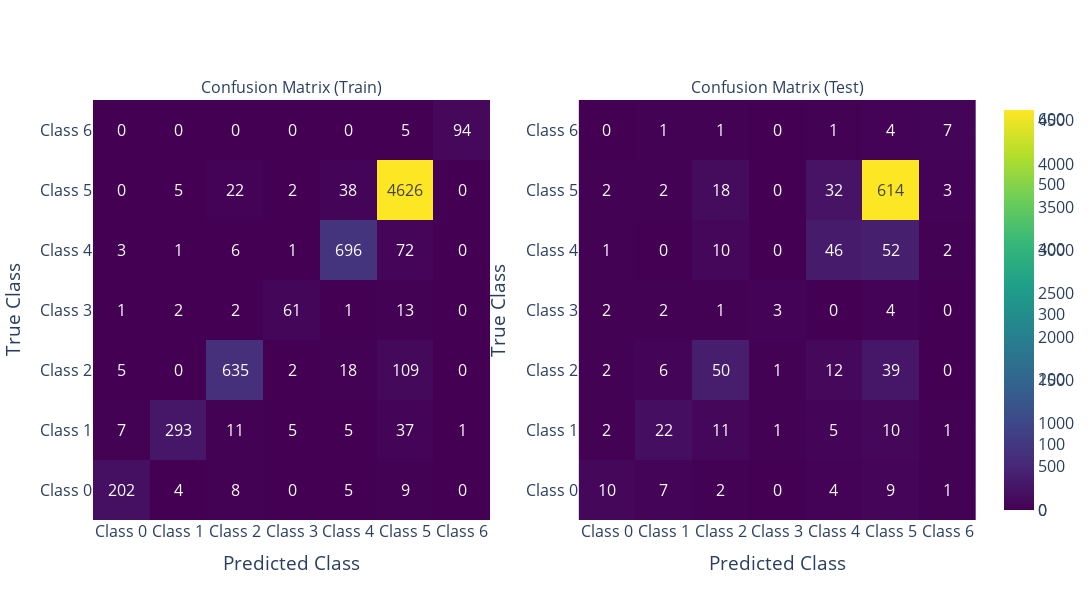

The notebook cell this image was saved under:
### Code cell
params_max_f1 = metrics_cnn_no_aug.loc[metrics_cnn_no_aug["f1_score_test"].idxmax()]

plot_confusion_matrix(params_max_f1)

### Figure 1 — Plotly figure (JSON) as saved in the notebook; plotly's stock layout.template omitted (floating-point values rounded to 4 significant figures)
{"data": [{"colorscale": [[0, "#440154"], [0.1111, "#482878"], [0.2222, "#3e4989"], [0.3333, "#31688e"], [0.4444, "#26828e"], [0.5556, "#1f9e89"], [0.6667, "#35b779"], [0.7778, "#6ece58"], [0.8889, "#b5de2b"], [1, "#fde725"]], "showscale": true, "text": [["202", "4", "8", "0", "5", "9", "0"], ["7", "293", "11", "5", "5", "37", "1"], ["5", "0", "635", "2", "18", "109", "0"], ["1", "2", "2", "61", "1", "13", "0"], ["3", "1", "6", "1", "696", "72", "0"], ["0", "5", "22", "2", "38", "4626", "0"], ["0", "0", "0", "0", "0", "5", "94"]], "texttemplate": "%{text}", "type": "heatmap", "x": ["Class 0", "Class 1", "Class 2", "Class 3", "Class 4", "Class 5", "Class 6"], "xaxis": "x", "y": ["Class 0", "Class 1", "Class 2", "Class 3", "Class 4", "Class 5", "Class 6"], "yaxis": "y", "z": [[202, 4, 8, 0, 5, 9, 0], [7, 293, 11, 5, 5, 37, 1], [5, 0, 635, 2, 18, 109, 0], [1, 2, 2, 61, 1, 13, 0], [3, 1, 6, 1, 696, 72, 0], [0, 5, 22, 2, 38, 4626, 0], [0, 0, 0, 0, 0, 5, 94]]}, {"colorscale": [[0, "#440154"], [0.1111, "#482878"], [0.2222, "#3e4989"], [0.3333, "#31688e"], [0.4444, "#26828e"], [0.5556, "#1f9e89"], [0.6667, "#35b779"], [0.7778, "#6ece58"], [0.8889, "#b5de2b"], [1, "#fde725"]], "showscale": true, "text": [["10", "7", "2", "0", "4", "9", "1"], ["2", "22", "11", "1", "5", "10", "1"], ["2", "6", "50", "1", "12", "39", "0"], ["2", "2", "1", "3", "0", "4", "0"], ["1", "0", "10", "0", "46", "52", "2"], ["2", "2", "18", "0", "32", "614", "3"], ["0", "1", "1", "0", "1", "4", "7"]], "texttemplate": "%{text}", "type": "heatmap", "x": ["Class 0", "Class 1", "Class 2", "Class 3", "Class 4", "Class 5", "Class 6"], "xaxis": "x2", "y": ["Class 0", "Class 1", "Class 2", "Class 3", "Class 4", "Class 5", "Class 6"], "yaxis": "y2", "z": [[10, 7, 2, 0, 4, 9, 1], [2, 22, 11, 1, 5, 10, 1], [2, 6, 50, 1, 12, 39, 0], [2, 2, 1, 3, 0, 4, 0], [1, 0, 10, 0, 46, 52, 2], [2, 2, 18, 0, 32, 614, 3], [0, 1, 1, 0, 1, 4, 7]]}], "layout": {"annotations": [{"font": {"size": 16}, "showarrow": false, "text": "Confusion Matrix (Train)", "x": 0.225, "xanchor": "center", "xref": "paper", "y": 1, "yanchor": "bottom", "yref": "paper"}, {"font": {"size": 16}, "showarrow": false, "text": "Confusion Matrix (Test)", "x": 0.775, "xanchor": "center", "xref": "paper", "y": 1, "yanchor": "bottom", "yref": "paper"}], "font": {"size": 16}, "height": 600, "width": 1200, "xaxis": {"anchor": "y", "domain": [0, 0.45], "title": {"text": "Predicted Class"}}, "xaxis2": {"anchor": "y2", "domain": [0.55, 1], "title": {"text": "Predicted Class"}}, "yaxis": {"anchor": "x", "domain": [0, 1], "title": {"text": "True Class"}}, "yaxis2": {"anchor": "x2", "domain": [0, 1], "title": {"text": "True Class"}}}}
